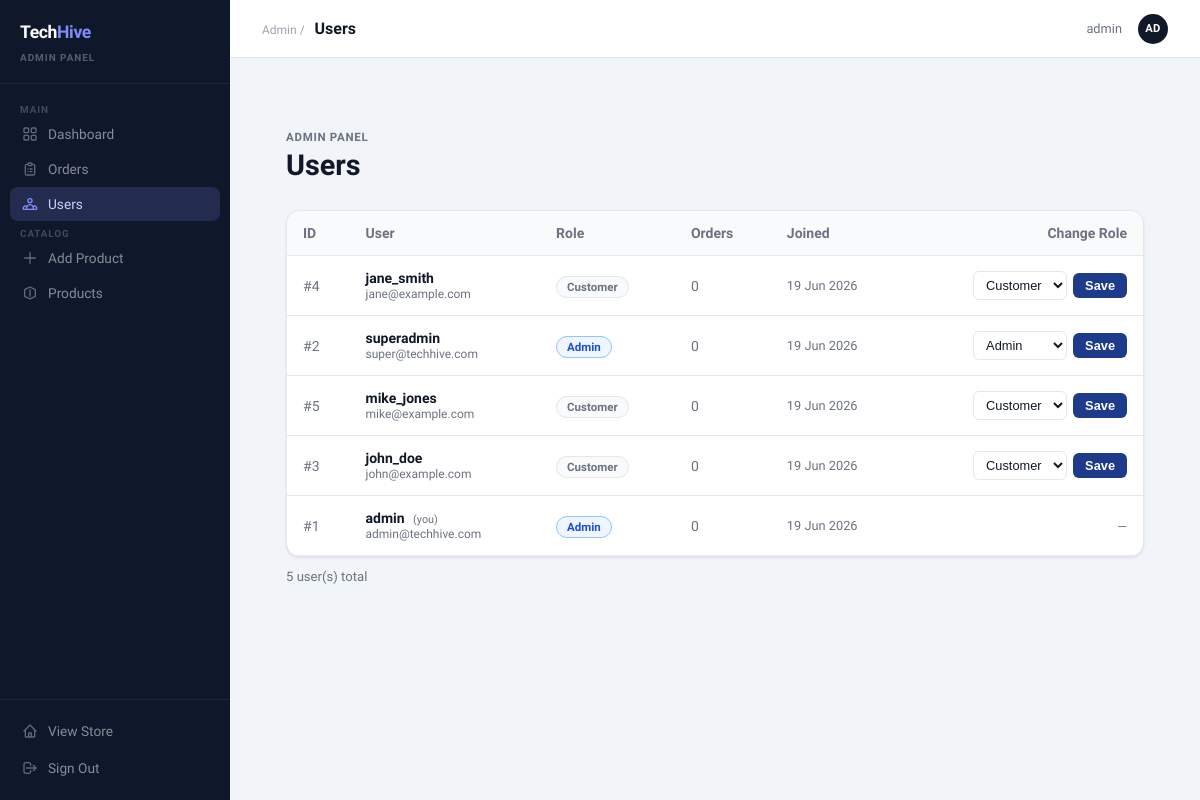
The page /admin/users.php (signed in) on the database its author committed.
### tables this page shows
CREATE TABLE IF NOT EXISTS users (
    id         INT AUTO_INCREMENT PRIMARY KEY,
    username   VARCHAR(50)  NOT NULL UNIQUE,
    email      VARCHAR(100) NOT NULL UNIQUE,
    password   VARCHAR(255) NOT NULL,
    role       ENUM('admin','customer') NOT NULL DEFAULT 'customer',
    created_at TIMESTAMP DEFAULT CURRENT_TIMESTAMP
);

### admin/users.php (the view, shortened to what this page needs)
<?php
$db = getDB();
$users = $db->query("
    SELECT u.id, u.username, u.email, u.role, u.created_at,
           COUNT(o.id) AS order_count
    FROM users u
    LEFT JOIN orders o ON o.user_id = u.id
    GROUP BY u.id, u.username, u.email, u.role, u.created_at
    ORDER BY u.created_at DESC
")->fetchAll();
?>
<?php include 'admin_header.php'; ?>
<div class="admin-wrap">
    <div style="margin-bottom:28px;">
        <p style="font-size:0.72rem;color:var(--muted);text-transform:uppercase;letter-spacing:0.06em;font-weight:600;margin-bottom:4px;">Admin Panel</p>
        <h1 style="font-size:1.8rem;font-weight:800;color:var(--text);">Users</h1>
    </div>
    <div class="card" style="overflow:hidden;">
        <table style="width:100%;border-collapse:collapse;font-size:0.875rem;">
            <thead>
                <tr style="border-bottom:1px solid var(--border);background:var(--subtle);">
                    <th style="text-align:left;padding:14px 16px;color:var(--muted);font-weight:600;">ID</th>
                    <th style="text-align:left;padding:14px 16px;color:var(--muted);font-weight:600;">User</th>
                    <th style="text-align:left;padding:14px 16px;color:var(--muted);font-weight:600;">Role</th>
                    <th style="text-align:left;padding:14px 16px;color:var(--muted);font-weight:600;">Orders</th>
                    <th style="text-align:left;padding:14px 16px;color:var(--muted);font-weight:600;">Joined</th>
                    <th style="text-align:right;padding:14px 16px;color:var(--muted);font-weight:600;">Change Role</th>
                </tr>
            </thead>
            <tbody>
                <?php foreach ($users as $u): ?>
                <tr style="border-bottom:1px solid var(--border);transition:background 0.15s;"
                    onmouseover="this.style.background='var(--subtle)'"
                    onmouseout="this.style.background='transparent'">
                    <td style="padding:14px 16px;color:var(--muted);">#<?= $u['id'] ?></td>
                    <td style="padding:14px 16px;">
                        <p style="font-weight:600;color:var(--text);margin-bottom:1px;">
                            <?= htmlspecialchars($u['username']) ?>
                            <?php if ($u['id'] == $_SESSION['user_id']): ?>
                                <span style="font-size:0.68rem;color:var(--muted);font-weight:400;margin-left:5px;">(you)</span>
                            <?php endif; ?>
                        </p>
                        <p style="font-size:0.75rem;color:var(--muted);"><?= htmlspecialchars($u['email']) ?></p>
                    </td>
                    <td style="padding:14px 16px;">
                        <?php if ($u['role'] === 'admin'): ?>
                            <span style="padding:3px 10px;background:#eff6ff;border:1px solid #93c5fd;border-radius:99px;font-size:0.72rem;color:#1d4ed8;font-weight:600;">Admin</span>
                        <?php else: ?>
                            <span style="padding:3px 10px;background:var(--subtle);border:1px solid var(--border);border-radius:99px;font-size:0.72rem;color:var(--muted);font-weight:600;">Customer</span>
                        <?php endif; ?>
                    </td>
                    <td style="padding:14px 16px;color:var(--muted);"><?= $u['order_count'] ?></td>
                    <td style="padding:14px 16px;color:var(--muted);font-size:0.8rem;"><?= date('d M Y', strtotime($u['created_at'])) ?></td>
                    <td style="padding:14px 16px;text-align:right;">
                        <?php if ($u['id'] != $_SESSION['user_id']): ?>
                        <form method="POST" style="display:flex;gap:6px;justify-content:flex-end;align-items:center;">
                            <select name="role"
                                style="padding:5px 8px;border:1px solid var(--border);border-radius:6px;font-size:0.8rem;color:var(--text);background:#fff;cursor:pointer;">
                                <option value="customer" <?= $u['role'] === 'customer' ? 'selected' : '' ?>>Customer</option>
                                <option value="admin"    <?= $u['role'] === 'admin'    ? 'selected' : '' ?>>Admin</option>
                            </select>
                            <button type="submit"
                                style="padding:5px 12px;background:#1e3a8a;color:#fff;border:none;border-radius:6px;font-size:0.8rem;font-weight:600;cursor:pointer;">
                                Save
                            </button>
                        </form>
                        <?php else: ?>
                            <span style="font-size:0.78rem;color:var(--muted);">—</span>
                        <?php endif; ?>
                    </td>
                </tr>
                <?php endforeach; ?>
            </tbody>
        </table>
    </div>
    <p style="margin-top:12px;color:var(--muted);font-size:0.82rem;"><?= count($users) ?> user(s) total</p>
</div>
<?php include 'admin_footer.php'; ?>

### css/style.css (style rules this page uses)
*, *::before, *::after { box-sizing: border-box; margin: 0; padding: 0; }
html { scroll-behavior: smooth; }
body { font-family: 'Inter', system-ui, sans-serif; background: #ffffff; color: #111827; min-height: 100vh; -webkit-font-smoothing: antialiased; }
:root { --primary: #111827; --primary-hover: #1f2937; --secondary: #1e3a8a; --secondary-hover: #1e40af; --accent: #111827; --accent-dark: #000000; --bg: #ffffff; --card: #ffffff; --border: #e5e7eb; --text: #111827; --muted: #6b7280; --subtle: #f9fafb; }
.card { background: #ffffff; border: 1px solid #e5e7eb; border-radius: 12px; box-shadow: 0 1px 3px rgba(0,0,0,0.06), 0 1px 2px rgba(0,0,0,0.04); }
@media (min-width: 1024px) { body { font-size: 1rem; } }
@media (min-width: 1024px) { .card { border-radius: 14px; } }

### admin/admin_header.php (style rules this page uses)
*, *::before, *::after { box-sizing: border-box; margin: 0; padding: 0; }
body { display: flex; min-height: 100vh; background: #f1f5f9; font-family: inherit; }

### admin/users.php (style rules this page uses)
.admin-wrap { max-width:1200px;margin:0 auto;padding:40px 24px; }

### rows shown on the page
users: id "4", username "jane_smith", email "jane@example.com", shows "Customer", order_count "0", created_at "19 Jun 2026", role "Customer"
users: id "2", username "superadmin", email "super@techhive.com", shows "Admin", order_count "0", created_at "19 Jun 2026", role "Admin"
users: id "5", username "mike_jones", email "mike@example.com", shows "Customer", order_count "0", created_at "19 Jun 2026", role "Customer"
users: id "3", username "john_doe", email "john@example.com", shows "Customer", order_count "0", created_at "19 Jun 2026", role "Customer"
users: id "1", username "admin", shows "(you)", email "admin@techhive.com", role "Admin", order_count "0", created_at "19 Jun 2026"

### other values the page prints
$pageLabel "Users"
$_SESSION['username'] "admin"
substr($_SESSION['username'] ?? 'A', 0, 2) "AD"
count($users) "5"
